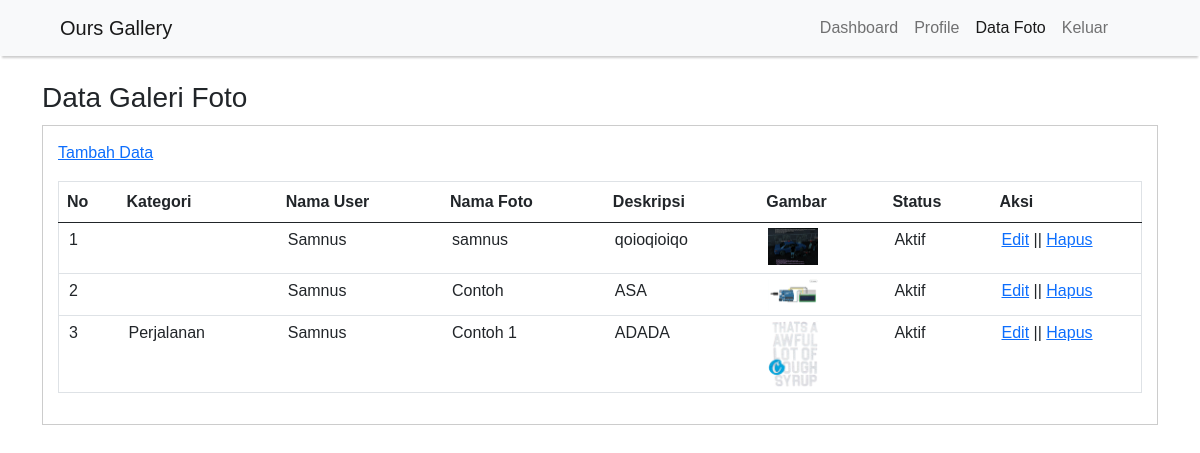
Screenshot of /data-image.php (signed in) with the database file from the repository.
### tables this page shows
CREATE TABLE `tb_image` (
  `image_id` int(11) NOT NULL,
  `category_id` int(11) NOT NULL,
  `category_name` varchar(100) NOT NULL,
  `admin_id` int(11) NOT NULL,
  `admin_name` varchar(100) NOT NULL,
  `image_name` varchar(100) NOT NULL,
  `image_description` text NOT NULL,
  `image` varchar(100) NOT NULL,
  `image_status` tinyint(1) NOT NULL,
  `date_created` timestamp NOT NULL DEFAULT current_timestamp() ON UPDATE current_timestamp()
);

### data-image.php (the view, shortened to what this page needs)
<?php
	include 'db.php';
?>
<!DOCTYPE html PUBLIC "-//W3C//DTD XHTML 1.0 Transitional//EN" "http://www.w3.org/TR/xhtml1/DTD/xhtml1-transitional.dtd">
<html xmlns="http://www.w3.org/1999/xhtml">
<head>
<link rel="stylesheet" type="text/css" href="css/style.css">
<link href="https://cdn.jsdelivr.net/npm/bootstrap@5.0.2/dist/css/bootstrap.min.css" rel="stylesheet">
</head>
<body>
<nav class="navbar navbar-expand-lg navbar-light bg-light">
  <div class="container-fluid">
    <a class="navbar-brand ms-5" href="index.php">Ours Gallery</a>
    <div class="me-5 d-flex" id="navbarSupportedContent">
      <ul class="navbar-nav me-4 mb-2 mb-lg-0 ">
        <li class="nav-item">
          <a class="nav-link " aria-current="page" href="dashboard.php">Dashboard</a>
        </li>
        <li class="nav-item">
          <a class="nav-link " aria-current="page" href="profil.php">Profile</a>
        </li>
        <li class="nav-item">
          <a class="nav-link active " aria-current="page" href="data-image.php">Data Foto</a>
        </li>
        <li class="nav-item">
        <a class="nav-link " aria-current="page" href="Keluar.php">Keluar</a>
        </li>
      </ul>
    </div>
  </div>
</nav>
    <div class="section">
        <div class="container">
            <h3>Data Galeri Foto</h3>
            <div class="box">
                <p><a href="tambah-image.php">Tambah Data</a></p>
                <table border="1" cellspacing="0" class="table">
                    <thead>
                        <tr>
                           <th width="60px">No</th>
                           <th>Kategori</th>
                           <th>Nama User</th>
                           <th>Nama Foto</th>
                           <th>Deskripsi</th>
                           <th>Gambar</th>
                           <th>Status</th>
                           <th width="150px">Aksi</th>
                        </tr>
                    </thead>
                    <tbody>
                        <?php
						    $no = 1;
							$user = $_SESSION['a_global']->admin_id;
                            $foto = mysqli_query($conn, "SELECT * FROM tb_image WHERE admin_id = '$user' ");
							if(mysqli_num_rows($foto) >0 ){
							while($row = mysqli_fetch_array($foto)){
						?>
                        <tr>
                           <td><?php echo $no++ ?></td>
                           <td><?php echo $row['category_name'] ?></td>
                           <td><?php echo $row['admin_name'] ?></td>
                           <td><?php echo $row['image_name'] ?></td>
                           <td><?php echo $row['image_description']?></td>
                           <td><a href="foto/<?php echo $row['image']?>" target="_blank"><img src="foto/<?php echo $row['image']?>" width="50px"></a></td>
                           <td><?php echo ($row['image_status'] == 0)? 'Tidak Aktif':'Aktif'; ?></td>
                           <td>
                              <a href="edit-image.php?id=<?php echo $row['image_id'] ?>">Edit</a> ||
                              <a href="proses-hapus.php?idp=<?php echo $row['image_id'] ?>" onclick="return confirm('Yakin Ingin Hapus ?')">Hapus</a>
                           </td>
                        </tr>
                        <?php }}else{ ?>
                             <tr>
                                <td colspan="8">Tidak ada data</td>
                             </tr>
                        <?php } ?>
                    </tbody>
                </table>
            </div>
        </div>
    </div>
</body>
</html>

### css/style.css (style rules this page uses)
* { padding:0; margin:0; font-family:'Quicksand', sans-serif; }
body { background-color:#f8f8f8; }
a { color: inherit; text-decoration:none; }
.container { width: 80%; margin: 0 auto; }
.container:after { content:''; display: block; clear:both; }
.section { padding:25px 0; }
.box { background-color: #fff; border:1px solid #ccc; padding:15px; box-sizing: border-box; margin:10px 0 25px 0; }
.box:after { content: ''; display: block; clear: both; }
.table { width: 100%; border-collapse: collapse; }
.table tr { height: 30px; }
.table tr td { padding:5px 10px; }
.navbar { box-shadow: 0 4px 2px -2px rgba(0,0,0,.2); }

### rows the page displays
tb_image: admin_name "Samnus", image_name "samnus", image_description "qoioqioiqo", image (picture), image_status "Aktif"
tb_image: admin_name "Samnus", image_name "Contoh", image_description "ASA", image (picture), image_status "Aktif"
tb_image: category_name "Perjalanan", admin_name "Samnus", image_name "Contoh 1", image_description "ADADA", image (picture), image_status "Aktif"
